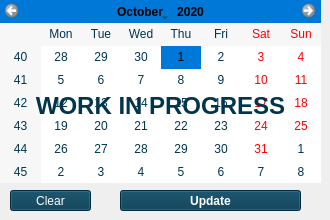
              <widget class="QWidget" name="tab_3">
               <attribute name="title">
                <string>Calendar</string>
               </attribute>
               <widget class="QCalendarWidget" name="t3_calendarWidget">
                <property name="enabled">
                 <bool>false</bool>
                </property>
                <property name="geometry">
                 <rect>
                  <x>0</x>
                  <y>0</y>
                  <width>321</width>
                  <height>183</height>
                 </rect>
                </property>
                <property name="palette">
                 <palette>
                  <active>
                   <colorrole role="WindowText">
                    <brush brushstyle="SolidPattern">
                     <color alpha="255">
                      <red>0</red>
                      <green>53</green>
                      <blue>77</blue>
                     </color>
                    </brush>
                   </colorrole>
                   <colorrole role="Button">
                    <brush brushstyle="SolidPattern">
                     <color alpha="255">
                      <red>255</red>
                      <green>255</green>
                      <blue>255</blue>
                     </color>
                    </brush>
                   </colorrole>
                   <colorrole role="Text">
                    <brush brushstyle="SolidPattern">
                     <color alpha="255">
                      <red>0</red>
                      <green>53</green>
                      <blue>77</blue>
                     </color>
                    </brush>
                   </colorrole>
                   <colorrole role="BrightText">
                    <brush brushstyle="SolidPattern">
                     <color alpha="255">
                      <red>255</red>
                      <green>255</green>
                      <blue>255</blue>
                     </color>
                    </brush>
                   </colorrole>
                   <colorrole role="ButtonText">
                    <brush brushstyle="SolidPattern">
                     <color alpha="255">
                      <red>0</red>
                      <green>53</green>
                      <blue>77</blue>
                     </color>
                    </brush>
                   </colorrole>
                   <colorrole role="Base">
                    <brush brushstyle="SolidPattern">
                     <color alpha="255">
                      <red>255</red>
                      <green>255</green>
                      <blue>255</blue>
                     </color>
                    </brush>
                   </colorrole>
                   <colorrole role="Window">
                    <brush brushstyle="SolidPattern">
                     <color alpha="255">
                      <red>255</red>
                      <green>255</green>
                      <blue>255</blue>
                     </color>
                    </brush>
                   </colorrole>
                   <colorrole role="Highlight">
                    <brush brushstyle="SolidPattern">
                     <color alpha="255">
                      <red>225</red>
                      <green>225</green>
                      <blue>225</blue>
                     </color>
                    </brush>
                   </colorrole>
                   <colorrole role="HighlightedText">
                    <brush brushstyle="SolidPattern">
                     <color alpha="255">
                      <red>0</red>
                      <green>0</green>
                      <blue>0</blue>
                     </color>
                    </brush>
                   </colorrole>
                   <colorrole role="Link">
                    <brush brushstyle="SolidPattern">
                     <color alpha="255">
                      <red>225</red>
                      <green>225</green>
                      <blue>225</blue>
                     </color>
                    </brush>
                   </colorrole>
                   <colorrole role="PlaceholderText">
                    <brush brushstyle="NoBrush">
                     <color alpha="128">
                      <red>0</red>
                      <green>53</green>
                      <blue>77</blue>
                     </color>
                    </brush>
                   </colorrole>
                  </active>
                  <inactive>
                   <colorrole role="WindowText">
                    <brush brushstyle="SolidPattern">
                     <color alpha="255">
                      <red>0</red>
                      <green>53</green>
                      <blue>77</blue>
                     </color>
                    </brush>
                   </colorrole>
                   <colorrole role="Button">
                    <brush brushstyle="SolidPattern">
                     <color alpha="255">
                      <red>255</red>
                      <green>255</green>
                      <blue>255</blue>
                     </color>
                    </brush>
                   </colorrole>
                   <colorrole role="Text">
                    <brush brushstyle="SolidPattern">
                     <color alpha="255">
                      <red>0</red>
                      <green>53</green>
                      <blue>77</blue>
                     </color>
                    </brush>
                   </colorrole>
                   <colorrole role="BrightText">
                    <brush brushstyle="SolidPattern">
                     <color alpha="255">
                      <red>255</red>
                      <green>255</green>
                      <blue>255</blue>
                     </color>
                    </brush>
                   </colorrole>
                   <colorrole role="ButtonText">
                    <brush brushstyle="SolidPattern">
                     <color alpha="255">
                      <red>0</red>
                      <green>53</green>
                      <blue>77</blue>
                     </color>
                    </brush>
                   </colorrole>
                   <colorrole role="Base">
                    <brush brushstyle="SolidPattern">
                     <color alpha="255">
                      <red>255</red>
                      <green>255</green>
                      <blue>255</blue>
                     </color>
                    </brush>
                   </colorrole>
                   <colorrole role="Window">
                    <brush brushstyle="SolidPattern">
                     <color alpha="255">
                      <red>255</red>
                      <green>255</green>
                      <blue>255</blue>
                     </color>
                    </brush>
                   </colorrole>
                   <colorrole role="Highlight">
                    <brush brushstyle="SolidPattern">
                     <color alpha="255">
                      <red>225</red>
                      <green>225</green>
                      <blue>225</blue>
                     </color>
                    </brush>
                   </colorrole>
                   <colorrole role="HighlightedText">
                    <brush brushstyle="SolidPattern">
                     <color alpha="255">
                      <red>0</red>
                      <green>0</green>
                      <blue>0</blue>
                     </color>
                    </brush>
                   </colorrole>
                   <colorrole role="Link">
                    <brush brushstyle="SolidPattern">
                     <color alpha="255">
                      <red>225</red>
                      <green>225</green>
                      <blue>225</blue>
                     </color>
                    </brush>
                   </colorrole>
                   <colorrole role="PlaceholderText">
                    <brush brushstyle="NoBrush">
                     <color alpha="128">
                      <red>0</red>
                      <green>53</green>
                      <blue>77</blue>
                     </color>
                    </brush>
                   </colorrole>
                  </inactive>
                  <disabled>
                   <colorrole role="WindowText">
                    <brush brushstyle="SolidPattern">
                     <color alpha="255">
                      <red>0</red>
                      <green>53</green>
                      <blue>77</blue>
                     </color>
                    </brush>
                   </colorrole>
                   <colorrole role="Button">
                    <brush brushstyle="SolidPattern">
                     <color alpha="255">
                      <red>255</red>
                      <green>255</green>
                      <blue>255</blue>
                     </color>
                    </brush>
                   </colorrole>
                   <colorrole role="Text">
                    <brush brushstyle="SolidPattern">
                     <color alpha="255">
                      <red>0</red>
                      <green>53</green>
                      <blue>77</blue>
                     </color>
                    </brush>
                   </colorrole>
                   <colorrole role="BrightText">
                    <brush brushstyle="SolidPattern">
                     <color alpha="255">
                      <red>255</red>
                      <green>255</green>
                      <blue>255</blue>
                     </color>
                    </brush>
                   </colorrole>
                   <colorrole role="ButtonText">
                    <brush brushstyle="SolidPattern">
                     <color alpha="255">
                      <red>0</red>
                      <green>53</green>
                      <blue>77</blue>
                     </color>
                    </brush>
                   </colorrole>
                   <colorrole role="Base">
                    <brush brushstyle="SolidPattern">
                     <color alpha="255">
                      <red>255</red>
                      <green>255</green>
                      <blue>255</blue>
                     </color>
                    </brush>
                   </colorrole>
                   <colorrole role="Window">
                    <brush brushstyle="SolidPattern">
                     <color alpha="255">
                      <red>255</red>
                      <green>255</green>
                      <blue>255</blue>
                     </color>
                    </brush>
                   </colorrole>
                   <colorrole role="Highlight">
                    <brush brushstyle="SolidPattern">
                     <color alpha="255">
                      <red>0</red>
                      <green>120</green>
                      <blue>215</blue>
                     </color>
                    </brush>
                   </colorrole>
                   <colorrole role="HighlightedText">
                    <brush brushstyle="SolidPattern">
                     <color alpha="255">
                      <red>0</red>
                      <green>0</green>
                      <blue>0</blue>
                     </color>
                    </brush>
                   </colorrole>
                   <colorrole role="Link">
                    <brush brushstyle="SolidPattern">
                     <color alpha="255">
                      <red>225</red>
                      <green>225</green>
                      <blue>225</blue>
                     </color>
                    </brush>
                   </colorrole>
                   <colorrole role="PlaceholderText">
                    <brush brushstyle="NoBrush">
                     <color alpha="128">
                      <red>0</red>
                      <green>53</green>
                      <blue>77</blue>
                     </color>
                    </brush>
                   </colorrole>
                  </disabled>
                 </palette>
                </property>
                <property name="selectedDate">
                 <date>
                  <year>2020</year>
                  <month>10</month>
                  <day>1</day>
                 </date>
                </property>
                <property name="minimumDate">
                 <date>
                  <year>2020</year>
                  <month>10</month>
                  <day>1</day>
                 </date>
                </property>
                <property name="maximumDate">
                 <date>
                  <year>2021</year>
                  <month>12</month>
                  <day>31</day>
                 </date>
                </property>
                <property name="selectionMode">
                 <enum>QCalendarWidget::SingleSelection</enum>
                </property>
                <property name="verticalHeaderFormat">
                 <enum>QCalendarWidget::ISOWeekNumbers</enum>
                </property>
                <property name="navigationBarVisible">
                 <bool>true</bool>
                </property>
                <property name="dateEditEnabled">
                 <bool>false</bool>
                </property>
               </widget>
               <widget class="QPushButton" name="t3_clearselection_pushButton">
                <property name="enabled">
                 <bool>false</bool>
                </property>
                <property name="geometry">
                 <rect>
                  <x>10</x>
                  <y>190</y>
                  <width>81</width>
                  <height>21</height>
                 </rect>
                </property>
                <property name="styleSheet">
                 <string notr="true">QPushButton{
background-color: rgb(0, 53, 77);
color: white;
}

QPushButton:hover{
background-color: rgb(0, 110, 157);
}</string>
                </property>
                <property name="text">
                 <string>Clear</string>
                </property>
               </widget>
               <widget class="QPushButton" name="t3_update_pushButton">
                <property name="enabled">
                 <bool>false</bool>
                </property>
                <property name="geometry">
                 <rect>
                  <x>120</x>
                  <y>190</y>
                  <width>181</width>
                  <height>21</height>
                 </rect>
                </property>
                <property name="font">
                 <font>
                  <weight>75</weight>
                  <bold>true</bold>
                 </font>
                </property>
                <property name="styleSheet">
                 <string notr="true">QPushButton{
background-color: rgb(0, 53, 77);
color: white;
}

QPushButton:hover{
background-color: rgb(0, 110, 157);
}</string>
                </property>
                <property name="text">
                 <string>Update</string>
                </property>
               </widget>
               <widget class="QLabel" name="label">
                <property name="geometry">
                 <rect>
                  <x>10</x>
                  <y>50</y>
                  <width>301</width>
                  <height>111</height>
                 </rect>
                </property>
                <property name="palette">
                 <palette>
                  <active>
                   <colorrole role="WindowText">
                    <brush brushstyle="SolidPattern">
                     <color alpha="255">
                      <red>0</red>
                      <green>53</green>
                      <blue>77</blue>
                     </color>
                    </brush>
                   </colorrole>
                   <colorrole role="Text">
                    <brush brushstyle="SolidPattern">
                     <color alpha="255">
                      <red>0</red>
                      <green>53</green>
                      <blue>77</blue>
                     </color>
                    </brush>
                   </colorrole>
                   <colorrole role="ButtonText">
                    <brush brushstyle="SolidPattern">
                     <color alpha="255">
                      <red>0</red>
                      <green>53</green>
                      <blue>77</blue>
                     </color>
                    </brush>
                   </colorrole>
                   <colorrole role="PlaceholderText">
                    <brush brushstyle="NoBrush">
                     <color alpha="128">
                      <red>0</red>
                      <green>53</green>
                      <blue>77</blue>
                     </color>
                    </brush>
                   </colorrole>
                  </active>
                  <inactive>
                   <colorrole role="WindowText">
                    <brush brushstyle="SolidPattern">
                     <color alpha="255">
                      <red>0</red>
                      <green>53</green>
                      <blue>77</blue>
                     </color>
                    </brush>
                   </colorrole>
                   <colorrole role="Text">
                    <brush brushstyle="SolidPattern">
                     <color alpha="255">
                      <red>0</red>
                      <green>53</green>
                      <blue>77</blue>
                     </color>
                    </brush>
                   </colorrole>
                   <colorrole role="ButtonText">
                    <brush brushstyle="SolidPattern">
                     <color alpha="255">
                      <red>0</red>
                      <green>53</green>
                      <blue>77</blue>
                     </color>
                    </brush>
                   </colorrole>
                   <colorrole role="PlaceholderText">
                    <brush brushstyle="NoBrush">
                     <color alpha="128">
                      <red>0</red>
                      <green>53</green>
                      <blue>77</blue>
                     </color>
                    </brush>
                   </colorrole>
                  </inactive>
                  <disabled>
                   <colorrole role="WindowText">
                    <brush brushstyle="SolidPattern">
                     <color alpha="255">
                      <red>0</red>
                      <green>53</green>
                      <blue>77</blue>
                     </color>
                    </brush>
                   </colorrole>
                   <colorrole role="Text">
                    <brush brushstyle="SolidPattern">
                     <color alpha="255">
                      <red>0</red>
                      <green>53</green>
                      <blue>77</blue>
                     </color>
                    </brush>
                   </colorrole>
                   <colorrole role="ButtonText">
                    <brush brushstyle="SolidPattern">
                     <color alpha="255">
                      <red>0</red>
                      <green>53</green>
                      <blue>77</blue>
                     </color>
                    </brush>
                   </colorrole>
                   <colorrole role="PlaceholderText">
                    <brush brushstyle="NoBrush">
                     <color alpha="128">
                      <red>0</red>
                      <green>53</green>
                      <blue>77</blue>
                     </color>
                    </brush>
                   </colorrole>
                  </disabled>
                 </palette>
                </property>
                <property name="font">
                 <font>
                  <pointsize>18</pointsize>
                  <weight>75</weight>
                  <bold>true</bold>
                 </font>
                </property>
                <property name="styleSheet">
                 <string notr="true">background:none</string>
                </property>
                <property name="text">
                 <string>WORK IN PROGRESS</string>
                </property>
                <property name="alignment">
                 <set>Qt::AlignCenter</set>
                </property>
               </widget>
              </widget>
